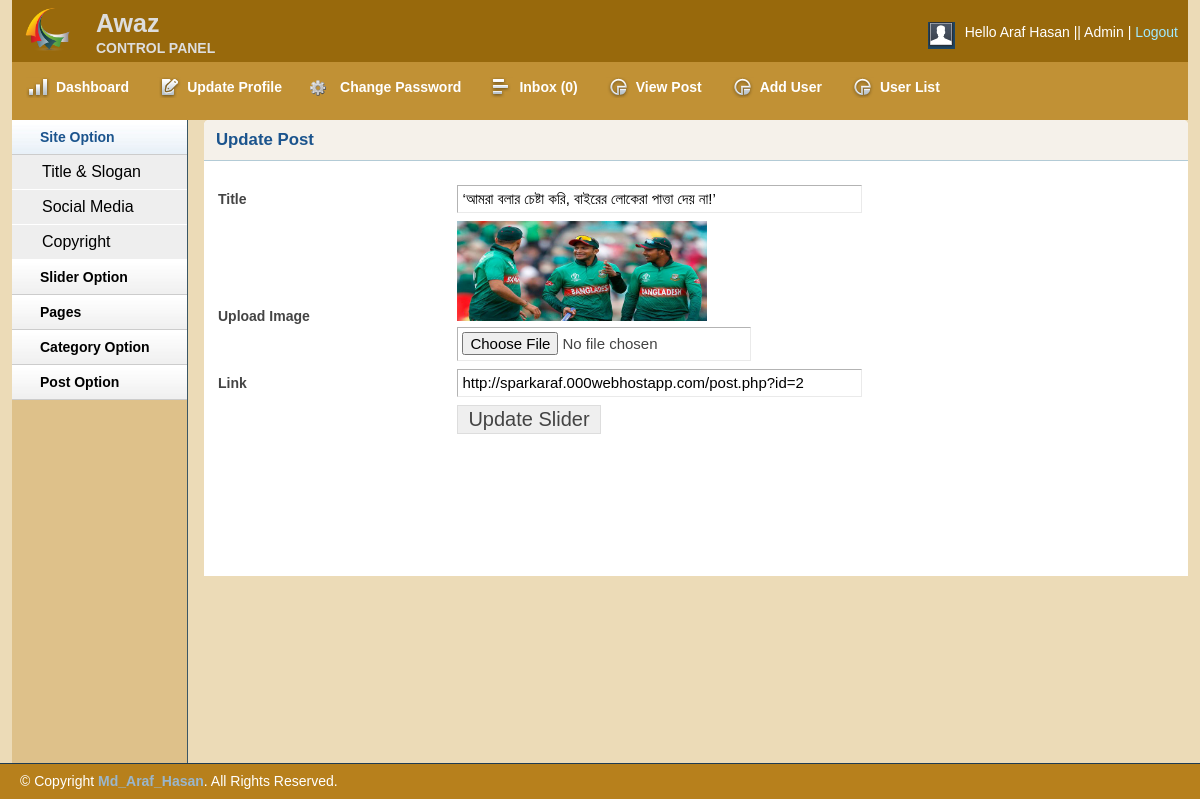
Screenshot of /admin/editslider.php?sliderid=2 (signed in) with the database file from the repository.
### tables this page shows
CREATE TABLE `tbl_slider` (
  `id` int(11) NOT NULL,
  `title` varchar(255) NOT NULL,
  `image` varchar(255) NOT NULL,
  `link` varchar(512) NOT NULL
);

### lib/Database.php (called while the page is built, shortened)
<?php
	class Database
	{
		public $host 	= DB_HOST;
		public $user 	= DB_USER;
		public $pass 	= DB_PASS;
		public $dbName 	= DB_NAME;
		public $link, $error;
		private function connectDB(){
			$this->link = new mysqli($this->host, $this->user, $this->pass, $this->dbName);
			$this->link->set_charset("utf8");
		}
		public function selectData($data){
			$result = $this->link->query($data) or die ($this->link->error.__LINE__);
			if ($result->num_rows > 0) {
				return $result;
			}else{
				return false;
			}
		}
	}
?>

### admin/editslider.php (the view, shortened to what this page needs)
<?php include 'inc/adheader.php'; ?>
<?php include 'inc/adsidebar.php'; ?>
<?php
    $sliderId = mysqli_real_escape_string($db->link, $_GET['sliderid']);
    if(!isset($sliderId) || $sliderId == NULL){
        echo "<script>window.location = 'sliderlist.php';</script>";
    }else{
        $sliderid = $sliderId;
    }
 ?>
        <div class="grid_10">
            <div class="box round first grid">
                <h2>Update Post</h2>
                <div class="block">
<?php
    $query   = "SELECT * FROM tbl_slider WHERE id = '$sliderid'";
    $getslider = $db->selectData($query);
    if($getslider){
        while ($sliderResult = $getslider->fetch_assoc()) {
?>
                 <form action="" method="post" enctype="multipart/form-data">
                    <table class="form">
                        <tr>
                            <td>
                                <label>Title</label>
                            </td>
                            <td>
                                <input type="text" name="title" value="<?php echo $sliderResult['title']; ?>" class="medium" />
                            </td>
                        </tr>
                        <tr>
                            <td>
                                <label>Upload Image</label>
                            </td>
                            <td>
                                <img src="<?php echo $sliderResult['image']; ?>" height="100px" width="250px"></br>
                                <input type="file" name = "image"/>
                            </td>
                        </tr>
                        <tr>
                            <td>
                                <label>Link</label>
                            </td>
                            <td>
                                <input type="text" name="link" value="<?php echo $sliderResult['link']; ?>" class="medium" />
                            </td>
                        </tr>
						<tr>
                            <td></td>
                            <td>
                                <input type="submit" name="submit" Value="Update Slider" />
                            </td>
                        </tr>
                    </table>
                    </form>
            <?php }}else{
                header("Location: postlist.php");
            } ?>
                </div>
            </div>
        </div>
    <?php include 'inc/adfooter.php'; ?>

### admin/css/text.css (style rules this page uses)
body { font: 13px/1.5 Tahoma, Helvetica, Arial, 'Liberation Sans', FreeSans, sans-serif; }
h2 { font-size: 23px; }
p, dl, hr, h1, h2, h3, h4, h5, h6, ol, ul, pre, table, address, fieldset { margin-bottom: 20px; }

### admin/css/grid.css (style rules this page uses)
.grid_1, .grid_2, .grid_3, .grid_4, .grid_5, .grid_6, .grid_7, .grid_8, .grid_9, .grid_10, .grid_11, .grid_12, .grid_13, .grid_14, .grid_15, .grid_16 { display: inline; float: left; margin-left: 1%; margin-right: 1%; }
.container_12 .grid_10 { width: 81.333%; }

### admin/css/layout.css (style rules this page uses)
body { background: #fff none repeat scroll 0 0; color: #444; font-size: 14px; padding: 0; }
h1, h2, h3, h4, h5, h6 { line-height:1.2em; margin-bottom:.3em; }
h2 { margin-top:1em; }
.box { background:#fff; margin-bottom:20px; padding:10px 10px 10px 10px; margin-left:-8px; }
.box.grid { padding-bottom:40px; }
.box.round { -moz-border-radius: 5px 5px 0px 0px; -webkit-border-radius: 5px 5px 0px 0px; border-radius: 5px 5px 0px 0px; }
.box h2 { font-size:1.2em; font-weight:bold; color:#1B548D; background:#f5f1ea; margin:-10px -10px 0 -10px; padding:10px 12px; border-bottom:1px solid #B3CBD6; -moz-border-radius: 5px 5px 0px 0px; -webkit-border-radius: 5px 5px 0px 0px; border-radius: 5px 5px 0px 0px; }
.box.first { min-height: 406px; }
.block { padding-top:20px; }
table.form { width:100%; }
table.form td { padding:4px 4px; }
table.form label { font-weight:bold; }
table.form input, table.form select { font-size: 15px; padding: 4px 4px 5px 4px; border-top: 1px solid #b3b3b3; border-left: 1px solid #b3b3b3; border-right: 1px solid #eaeaea; border-bottom: 1px solid #eaeaea; }
table.form input[type="submit"] { border: 1px solid #ddd; color: #444; cursor: pointer; font-size: 20px; padding: 2px 10px; }
input.medium { width: 55%; }
.block { padding-bottom:1px; }

### rows the page displays
tbl_slider: title "‘আমরা বলার চেষ্টা করি, বাইরের লোকেরা পাত্তা দেয় না!’", image (picture), link "http://sparkaraf.000webhostapp.com/post.php?id=2"

### other values shown
Session::get('name') "Araf Hasan"
